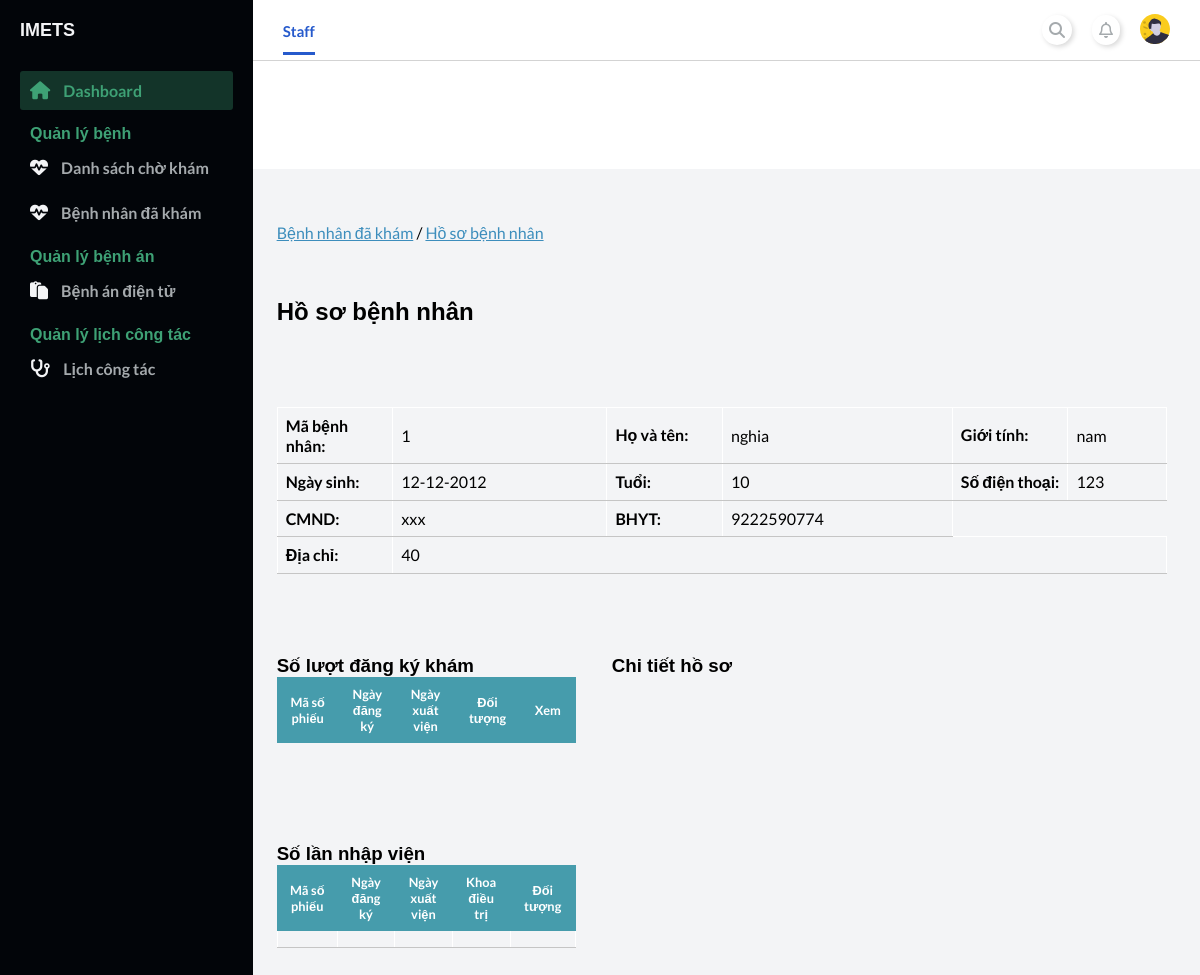
Screenshot of /staff/index.php?page_layout=checked_up&ID_Patient=1 (signed in) with the database file from the repository.
### tables this page shows
CREATE TABLE `appointment` (
  `ID_Appointment` int(11) NOT NULL,
  `ID_Staff` int(11) NOT NULL,
  `ID_Patient` int(11) NOT NULL,
  `Date_Booking` datetime NOT NULL,
  `Date_Checkup` int(11) NOT NULL,
  `Date_HospitalDischarge` datetime DEFAULT NULL,
  `Date_ReCheckup` date DEFAULT NULL,
  `BHYT_Checkin` float NOT NULL,
  `ID_PaymentMethod` int(11) DEFAULT NULL,
  `StatusAppointment` varchar(100) DEFAULT NULL
);

CREATE TABLE `patient` (
  `ID_Patient` int(11) NOT NULL,
  `Name` varchar(100) NOT NULL,
  `DOB` date NOT NULL,
  `Sex` varchar(10) NOT NULL,
  `Address` varchar(200) DEFAULT NULL,
  `CMND` varchar(15) DEFAULT NULL,
  `PhoneNumber` varchar(25) NOT NULL,
  `ID_BHYT` varchar(20) DEFAULT NULL,
  `VoteRate` double NOT NULL,
  `UserName` varchar(100) NOT NULL,
  `Password` varchar(100) NOT NULL
);

### staff/modules_staff/checked_up/checked_up.php (the view, shortened to what this page needs)
<?php
    include './../config.php';
    $ID_Patient = $_GET['ID_Patient'];
?>
<main>
    <div class="container-fluid">
        <div class="card-container">
            <div class="link-nav-pages">
                <a href="./index.php?page_layout=list_checked_up">Bệnh nhân đã khám</a> /
                <a href="">Hồ sơ bệnh nhân</a>
            </div>
            <div class="card-header">
                <h2>Hồ sơ bệnh nhân</h2>
            </div>
            <div class="personalInfo">
                <?php
                    $sql = "SELECT * FROM appointment JOIN patient ON appointment.ID_Patient=patient.ID_Patient WHERE patient.ID_Patient=$ID_Patient";
                    $query = mysqli_query($conn, $sql);
                    $rows = mysqli_fetch_array($query);
                ?>
                <table class="personalInfoTable">
                    <tr>
                        <th>Mã bệnh nhân: </th>
                        <td><?php echo $rows['ID_Patient'] ?></td>
                        <th>Họ và tên: </th>
                        <td><?php echo $rows['Name'] ?></td>
                        <th>Giới tính: </th>
                        <td><?php echo $rows['Sex'] ?></td>
                    </tr>
                    <tr>
                        <th>Ngày sinh: </th>
                        <td><?php
                            echo date('d-m-Y', strtotime($rows['DOB'])); ?></td>
                        <th>Tuổi: </th>
                        <td><?php
                            $date = getdate();
                            echo $date['year'] - substr($rows['DOB'],0,4);
                        ?></td>
                        <th>Số điện thoại: </th>
                        <td><?php echo $rows['PhoneNumber'] ?></td>
                    </tr>
                    <tr>
                        <th>CMND: </th>
                        <td><?php echo $rows['CMND'] ?></td>
                        <th>BHYT: </th>
                        <td><?php echo $rows['ID_BHYT'] ?></td>
                    </tr>
                    <tr>
                        <th>Địa chỉ: </th>
                        <td colspan="5"><?php echo $rows['Address'] ?></td>
                    </tr>
                </table>
            </div>
            <div class="record">
                <div class="summary">
                    <div class="summary-content">
                        <h3>Số lượt đăng ký khám</h3>
                        <table class="personalInfoTable recordTable">
                            <tr>
                                <th>Mã số phiếu</th>
                                <th>Ngày đăng ký</th>
                                <th>Ngày xuất viện</th>
                                <th>Đối tượng</th>
                                <th>Xem</th>
                            </tr>
                        </table>
                    </div>
                    <br>
                    <div class="summary-content">
                        <h3>Số lần nhập viện</h3>
                        <table class="personalInfoTable recordTable">
                            <tr>
                                <th>Mã số phiếu</th>
                                <th>Ngày đăng ký</th>
                                <th>Ngày xuất viện</th>
                                <th>Khoa điều trị</th>
                                <th>Đối tượng</th>
                            </tr>
                            <tr>
                                <td></td>
                                <td></td>
                                <td></td>
                                <td></td>
                                <td></td>
                            </tr>
                        </table>
                    </div>
                </div>
                <?php include './modules_staff/checked_up/detailRecord.php'; ?>
            </div>
        </div>
    </div>
</main>

### staff/modules_staff/style/index_staff.css (style rules this page uses)
* { margin: 0; padding: 0; }
body { box-sizing: border-box; font-family: "Lato", sans-serif; }

### staff/modules_staff/style/content.css (style rules this page uses)
main { background: #f3f4f6; grid-area: main; overflow-y: auto; }

### staff/modules_staff/style/checkup.css (style rules this page uses)
.container-fluid { padding: 2vh 2vw; min-height: 70vh; width: 94%; }
.card-header { margin: 2vh 0 3vh; }
.card-body table, td, th { border: 1px solid rgb(0, 0, 0); text-align: left; }
.card-body th, td { padding: 0.5rem; }

### staff/modules_staff/style/checked_up.css (style rules this page uses)
.personalInfoTable { border-collapse: collapse; width: 100%; }
.personalInfoTable th, td { padding: 8px; text-align: left; border-bottom: 1px solid #c5c5c5; border-top: 1px solid #ffffff; border-right: 1px solid #ffffff; border-left: 1px solid #ffffff; }
.personalInfoTable th { width: 13%; }
.record { display: flex; }
.summary { width: 35%; height: 100vh; }
.recordTable th { background-color: #469cac; border: 1px solid #469cac; color: #ffffff; font-size: 0.8rem; text-align: center; }
.recordTable td { font-size: 0.8rem; text-align: center; }
.summary-content { margin-top: 3vh; }

### rows the page displays
appointment: ID_Patient.ID_Patient "1", ID_Patient.Name "nghia", ID_Patient.Sex "nam", ID_Patient.DOB "12-12-2012", $date['year']-substr($rows['DOB'],0,4) "10", ID_Patient.PhoneNumber "123", ID_Patient.CMND "xxx", ID_Patient.ID_BHYT "9222590774", ID_Patient.Address "40"
